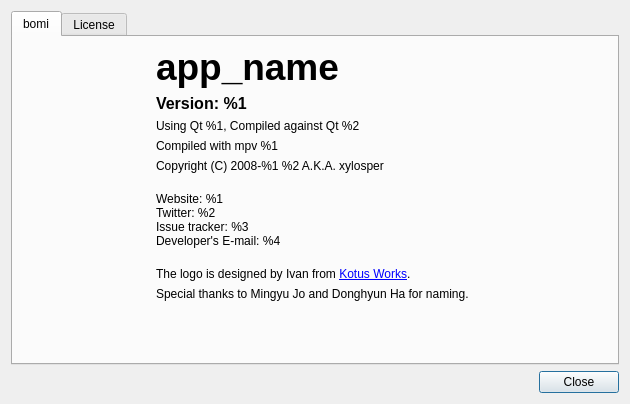
<?xml version="1.0" encoding="UTF-8"?>
<ui version="4.0">
 <class>AboutDialog</class>
 <widget class="QDialog" name="AboutDialog">
  <property name="geometry">
   <rect>
    <x>0</x>
    <y>0</y>
    <width>630</width>
    <height>404</height>
   </rect>
  </property>
  <property name="windowTitle">
   <string>About bomi</string>
  </property>
  <layout class="QVBoxLayout" name="verticalLayout_4">
   <item>
    <widget class="QTabWidget" name="tab">
     <property name="currentIndex">
      <number>0</number>
     </property>
     <widget class="QWidget" name="tab1">
      <attribute name="title">
       <string>bomi</string>
      </attribute>
      <layout class="QHBoxLayout" name="horizontalLayout_2">
       <item>
        <layout class="QVBoxLayout" name="verticalLayout">
         <property name="spacing">
          <number>0</number>
         </property>
         <item>
          <widget class="QLabel" name="label_3">
           <property name="sizePolicy">
            <sizepolicy hsizetype="Fixed" vsizetype="Fixed">
             <horstretch>0</horstretch>
             <verstretch>0</verstretch>
            </sizepolicy>
           </property>
           <property name="minimumSize">
            <size>
             <width>128</width>
             <height>128</height>
            </size>
           </property>
           <property name="maximumSize">
            <size>
             <width>128</width>
             <height>128</height>
            </size>
           </property>
           <property name="text">
            <string/>
           </property>
           <property name="pixmap">
            <pixmap resource="../rsclist.qrc">:/img/bomi-logo.png</pixmap>
           </property>
           <property name="scaledContents">
            <bool>true</bool>
           </property>
          </widget>
         </item>
         <item>
          <spacer name="verticalSpacer">
           <property name="orientation">
            <enum>Qt::Vertical</enum>
           </property>
           <property name="sizeType">
            <enum>QSizePolicy::MinimumExpanding</enum>
           </property>
           <property name="sizeHint" stdset="0">
            <size>
             <width>0</width>
             <height>0</height>
            </size>
           </property>
          </spacer>
         </item>
        </layout>
       </item>
       <item>
        <layout class="QVBoxLayout" name="verticalLayout_2">
         <item>
          <widget class="QLabel" name="app_name">
           <property name="sizePolicy">
            <sizepolicy hsizetype="Expanding" vsizetype="Preferred">
             <horstretch>0</horstretch>
             <verstretch>0</verstretch>
            </sizepolicy>
           </property>
           <property name="font">
            <font>
             <pointsize>28</pointsize>
             <weight>75</weight>
             <bold>true</bold>
            </font>
           </property>
           <property name="text">
            <string notr="true">app_name</string>
           </property>
          </widget>
         </item>
         <item>
          <widget class="QLabel" name="version">
           <property name="font">
            <font>
             <pointsize>12</pointsize>
             <weight>75</weight>
             <bold>true</bold>
            </font>
           </property>
           <property name="text">
            <string>Version: %1</string>
           </property>
          </widget>
         </item>
         <item>
          <widget class="QLabel" name="qt_info">
           <property name="text">
            <string>Using Qt %1, Compiled against Qt %2</string>
           </property>
          </widget>
         </item>
         <item>
          <widget class="QLabel" name="mpv_info">
           <property name="text">
            <string>Compiled with mpv %1</string>
           </property>
          </widget>
         </item>
         <item>
          <widget class="QLabel" name="copyright">
           <property name="text">
            <string notr="true">Copyright (C) 2008-%1 %2 A.K.A. xylosper</string>
           </property>
          </widget>
         </item>
         <item>
          <spacer name="verticalSpacer_2">
           <property name="orientation">
            <enum>Qt::Vertical</enum>
           </property>
           <property name="sizeType">
            <enum>QSizePolicy::Fixed</enum>
           </property>
           <property name="sizeHint" stdset="0">
            <size>
             <width>13</width>
             <height>13</height>
            </size>
           </property>
          </spacer>
         </item>
         <item>
          <widget class="QLabel" name="contacts">
           <property name="sizePolicy">
            <sizepolicy hsizetype="Preferred" vsizetype="Minimum">
             <horstretch>0</horstretch>
             <verstretch>0</verstretch>
            </sizepolicy>
           </property>
           <property name="text">
            <string>Website: %1
Twitter: %2
Issue tracker: %3
Developer's E-mail: %4</string>
           </property>
           <property name="openExternalLinks">
            <bool>true</bool>
           </property>
           <property name="textInteractionFlags">
            <set>Qt::LinksAccessibleByKeyboard|Qt::LinksAccessibleByMouse</set>
           </property>
          </widget>
         </item>
         <item>
          <spacer name="verticalSpacer_4">
           <property name="orientation">
            <enum>Qt::Vertical</enum>
           </property>
           <property name="sizeType">
            <enum>QSizePolicy::Fixed</enum>
           </property>
           <property name="sizeHint" stdset="0">
            <size>
             <width>20</width>
             <height>13</height>
            </size>
           </property>
          </spacer>
         </item>
         <item>
          <widget class="QLabel" name="ivan">
           <property name="text">
            <string>The logo is designed by Ivan from &lt;a href=&quot;%1&quot;&gt;Kotus Works&lt;/a&gt;.</string>
           </property>
           <property name="textFormat">
            <enum>Qt::RichText</enum>
           </property>
           <property name="openExternalLinks">
            <bool>true</bool>
           </property>
           <property name="textInteractionFlags">
            <set>Qt::LinksAccessibleByKeyboard|Qt::LinksAccessibleByMouse</set>
           </property>
          </widget>
         </item>
         <item>
          <widget class="QLabel" name="label_2">
           <property name="text">
            <string>Special thanks to Mingyu Jo and Donghyun Ha for naming.</string>
           </property>
          </widget>
         </item>
         <item>
          <spacer name="verticalSpacer_3">
           <property name="orientation">
            <enum>Qt::Vertical</enum>
           </property>
           <property name="sizeType">
            <enum>QSizePolicy::MinimumExpanding</enum>
           </property>
           <property name="sizeHint" stdset="0">
            <size>
             <width>20</width>
             <height>13</height>
            </size>
           </property>
          </spacer>
         </item>
        </layout>
       </item>
      </layout>
     </widget>
     <widget class="QWidget" name="tab_2">
      <attribute name="title">
       <string>License</string>
      </attribute>
      <layout class="QVBoxLayout" name="verticalLayout_3">
       <item>
        <widget class="QLabel" name="license">
         <property name="text">
          <string notr="true">license</string>
         </property>
         <property name="alignment">
          <set>Qt::AlignLeading|Qt::AlignLeft|Qt::AlignTop</set>
         </property>
         <property name="wordWrap">
          <bool>true</bool>
         </property>
        </widget>
       </item>
       <item>
        <layout class="QHBoxLayout" name="horizontalLayout">
         <item>
          <spacer name="horizontalSpacer_2">
           <property name="orientation">
            <enum>Qt::Horizontal</enum>
           </property>
           <property name="sizeHint" stdset="0">
            <size>
             <width>40</width>
             <height>20</height>
            </size>
           </property>
          </spacer>
         </item>
         <item>
          <widget class="QPushButton" name="view_gpl">
           <property name="text">
            <string>View Full Text of GPL</string>
           </property>
           <property name="autoDefault">
            <bool>false</bool>
           </property>
          </widget>
         </item>
         <item>
          <spacer name="horizontalSpacer_3">
           <property name="orientation">
            <enum>Qt::Horizontal</enum>
           </property>
           <property name="sizeHint" stdset="0">
            <size>
             <width>40</width>
             <height>20</height>
            </size>
           </property>
          </spacer>
         </item>
        </layout>
       </item>
      </layout>
     </widget>
    </widget>
   </item>
   <item>
    <widget class="BBox" name="buttonBox">
     <property name="standardButtons">
      <set>QDialogButtonBox::Close</set>
     </property>
     <property name="centerButtons">
      <bool>false</bool>
     </property>
    </widget>
   </item>
  </layout>
 </widget>
 <customwidgets>
  <customwidget>
   <class>BBox</class>
   <extends>QDialogButtonBox</extends>
   <header>dialog/bbox.hpp</header>
  </customwidget>
 </customwidgets>
 <tabstops>
  <tabstop>buttonBox</tabstop>
  <tabstop>view_gpl</tabstop>
 </tabstops>
 <resources>
  <include location="../rsclist.qrc"/>
 </resources>
 <connections>
  <connection>
   <sender>buttonBox</sender>
   <signal>accepted()</signal>
   <receiver>AboutDialog</receiver>
   <slot>accept()</slot>
   <hints>
    <hint type="sourcelabel">
     <x>604</x>
     <y>324</y>
    </hint>
    <hint type="destinationlabel">
     <x>570</x>
     <y>304</y>
    </hint>
   </hints>
  </connection>
  <connection>
   <sender>buttonBox</sender>
   <signal>rejected()</signal>
   <receiver>AboutDialog</receiver>
   <slot>reject()</slot>
   <hints>
    <hint type="sourcelabel">
     <x>518</x>
     <y>318</y>
    </hint>
    <hint type="destinationlabel">
     <x>460</x>
     <y>301</y>
    </hint>
   </hints>
  </connection>
 </connections>
</ui>
